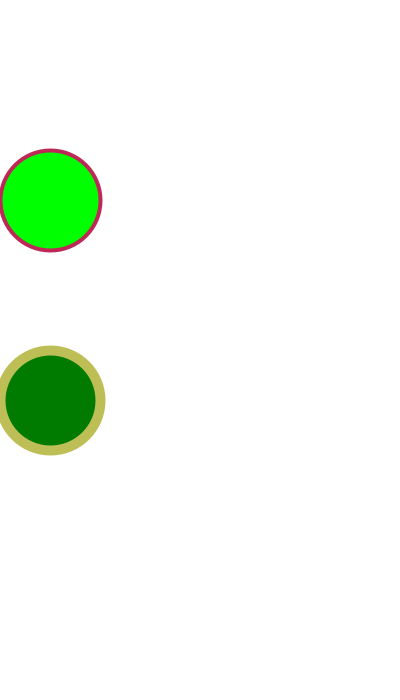
Frame 1 (no input)
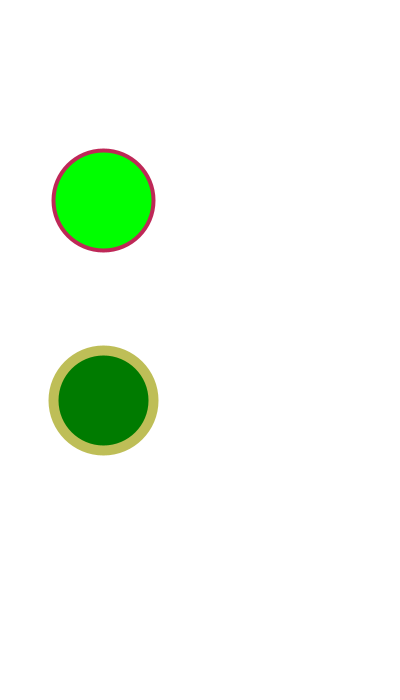
Frame 60 (the mouse pressed at the canvas centre just before this capture)
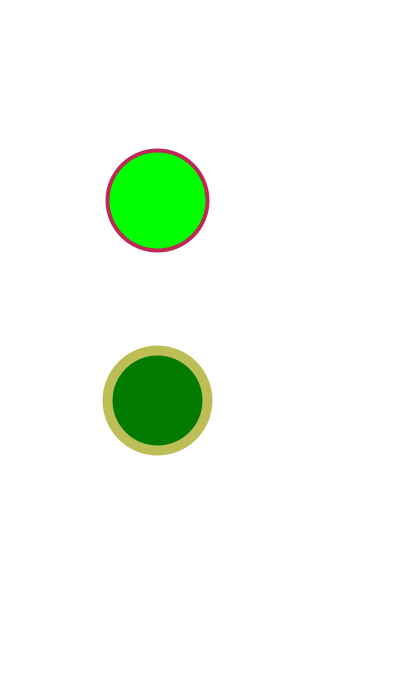
Frame 120 (the mouse held since frame 60 and released just before this capture)

The Processing sketch that drew these frames (run headless with seeded random() and noise(); from frame 60 on, the mouse is pressed at the canvas centre):

// Processing sketch: aula13_g1_ex2
// ── aula13_g1_ex2.pde
float anda=50;
void setup() {   size(400, 700); }
void draw() {
  background(255);
  desenho();
  desenho2();
  regra();
}
void desenho(){
 fill(0, 255, 0);
  strokeWeight(4);
  stroke(190, 40, 87);
  ellipse(anda, 200, 100, 100);
}

void desenho2(){
 fill(0, 123, 0);
  strokeWeight(10);
  stroke(190, 190, 87);
  ellipse(anda, 400, 100, 100);
}

void regra(){
 anda=anda+0.9;
  if ( anda >=400) {
    anda=0;
  }
}
